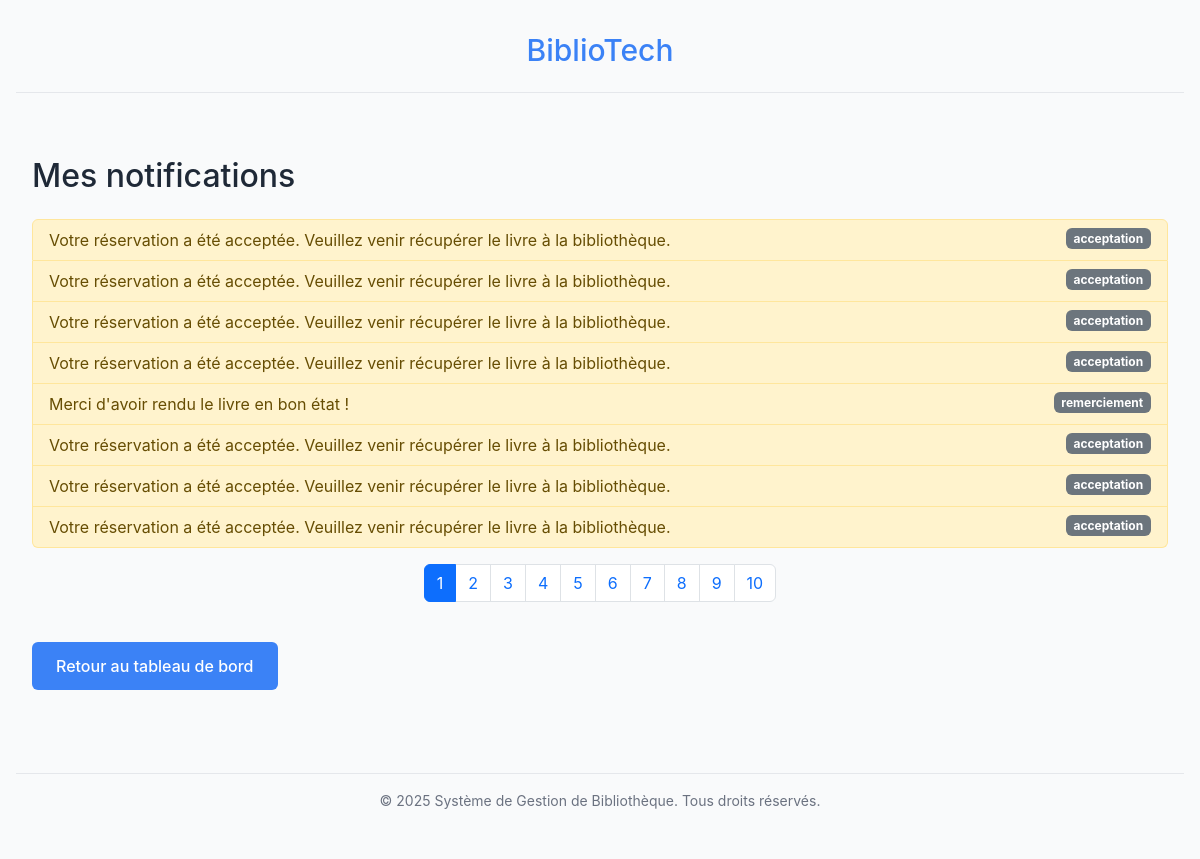
/views/user/notifications.php (signed in), run on the app's committed database.
### tables this page shows
CREATE TABLE `notifications` (
  `id` int(10) UNSIGNED NOT NULL,
  `etudiant_id` int(10) UNSIGNED NOT NULL,
  `message` text NOT NULL,
  `type` varchar(50) DEFAULT NULL,
  `date_creation` datetime DEFAULT current_timestamp(),
  `lu` tinyint(1) DEFAULT 0
);

### views/user/notifications.php (the view, shortened to what this page needs)
<?php
$pdo = new PDO('mysql:host=localhost;dbname=online-library', 'root', '');
$etudiant_id = $_SESSION['user_id'] ?? null;
$pdo->prepare('UPDATE notifications SET lu = 1 WHERE etudiant_id = ?')->execute([$etudiant_id]);
$perPage = 8;
$page = isset($_GET['page']) ? max(1, intval($_GET['page'])) : 1;
$offset = ($page - 1) * $perPage;
$stmt = $pdo->prepare('SELECT COUNT(*) FROM notifications WHERE etudiant_id = ?');
$stmt->execute([$etudiant_id]);
$totalNotif = $stmt->fetchColumn();
$totalPages = ceil($totalNotif / $perPage);
$stmt = $pdo->prepare('SELECT * FROM notifications WHERE etudiant_id = ? ORDER BY id DESC LIMIT ? OFFSET ?');
$stmt->bindValue(1, $etudiant_id, PDO::PARAM_INT);
$stmt->bindValue(2, $perPage, PDO::PARAM_INT);
$stmt->bindValue(3, $offset, PDO::PARAM_INT);
$stmt->execute();
$notifications = $stmt->fetchAll(PDO::FETCH_ASSOC);
require_once __DIR__ . '/../layouts/header.php';
?>
<div class="container mt-5">
    <h2>Mes notifications</h2>
    <ul class="list-group mt-4">
        <?php if (empty($notifications)): ?>
            <li class="list-group-item">Aucune notification.</li>
        <?php else: ?>
            <?php foreach ($notifications as $notif): ?>
                <li class="list-group-item<?php if (!$notif['lu'])
                    echo ' list-group-item-warning'; ?>">
                    <?php echo htmlspecialchars($notif['message']); ?>
                    <span class="badge bg-secondary float-end"><?php echo htmlspecialchars($notif['type']); ?></span>
                </li>
            <?php endforeach; ?>
        <?php endif; ?>
    </ul>
    <nav aria-label="Pagination notifications" class="mt-3">
        <ul class="pagination justify-content-center">
            <?php for ($i = 1; $i <= $totalPages; $i++): ?>
                <li class="page-item<?php if ($i == $page)
                    echo ' active'; ?>">
                    <a class="page-link" href="?page=<?php echo $i; ?>"><?php echo $i; ?></a>
                </li>
            <?php endfor; ?>
        </ul>
    </nav>
    <a href="dashboard.php" class="btn btn-primary mt-4">Retour au tableau de bord</a>
</div>
<?php require_once __DIR__ . '/../layouts/footer.php'; ?>

### public/css/style.css (style rules this page uses)
:root { --primary-color: #3B82F6; --secondary-color: #047857; --accent-color: #F97316; --success-color: #10B981; --warning-color: #F59E0B; --error-color: #EF4444; --bg-color: #F9FAFB; --text-color: #1F2937; --border-color: #E5E7EB; --input-bg: #FFFFFF; --shadow-sm: 0 1px 2px 0 rgba(0, 0, 0, 0.05); --shadow-md: 0 4px 6px -1px rgba(0, 0, 0, 0.1), 0 2px 4px -1px rgba(0, 0, 0, 0.06); --shadow-lg: 0 10px 15px -3px rgba(0, 0, 0, 0.1), 0 4px 6px -2px rgba(0, 0, 0, 0.05); --spacing-1: 0.25rem; --spacing-2: 0.5rem; --spacing-3: 0.75rem; --spacing-4: 1rem; --spacing-6: 1.5rem; --spacing-8: 2rem; --radius-sm: 0.125rem; --radius-md: 0.375rem; --radius-lg: 0.5rem; --font-sans: -apple-system, BlinkMacSystemFont, "Segoe UI", Roboto, "Helvetica Neue", Arial, sans-serif; }
* { margin: 0; padding: 0; box-sizing: border-box; }
body { font-family: var(--font-sans); background-color: var(--bg-color); color: var(--text-color); line-height: 1.5; font-size: 16px; }
.container { max-width: 1200px; margin: 0 auto; padding: var(--spacing-4); }
.btn { padding: var(--spacing-3) var(--spacing-6); border-radius: var(--radius-md); border: none; font-weight: 500; cursor: pointer; transition: background-color 0.2s, transform 0.1s; }
.btn-primary { background-color: var(--primary-color); color: white; }

### data on the page
notifications: message "Votre réservation a été acceptée. Veuillez venir récupérer le livre à la bibliothèque.", type "acceptation"
notifications: message "Votre réservation a été acceptée. Veuillez venir récupérer le livre à la bibliothèque.", type "acceptation"
notifications: message "Votre réservation a été acceptée. Veuillez venir récupérer le livre à la bibliothèque.", type "acceptation"
notifications: message "Votre réservation a été acceptée. Veuillez venir récupérer le livre à la bibliothèque.", type "acceptation"
notifications: message "Merci d'avoir rendu le livre en bon état !", type "remerciement"
notifications: message "Votre réservation a été acceptée. Veuillez venir récupérer le livre à la bibliothèque.", type "acceptation"
notifications: message "Votre réservation a été acceptée. Veuillez venir récupérer le livre à la bibliothèque.", type "acceptation"
notifications: message "Votre réservation a été acceptée. Veuillez venir récupérer le livre à la bibliothèque.", type "acceptation"
